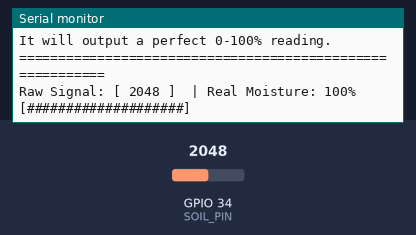
The sketch below on a simulated ESP32. Parts: the last lines printed to the serial monitor. Inputs (shaded band) come from the test bench; at power-on: GPIO 34 (SOIL_PIN) = 2048.

Above: at 3.2 s.
3.3 s: GPIO 34 (SOIL_PIN) set to 1228
At 4.7 s:
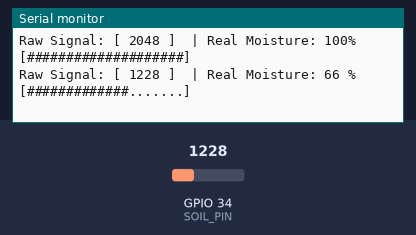
6.3 s: GPIO 34 (SOIL_PIN) set to 960
At 7.4 s:
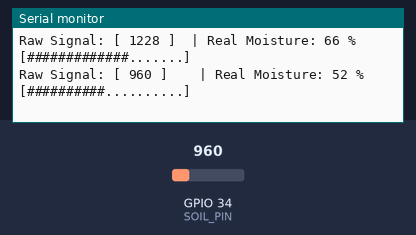
9.1 s: GPIO 34 (SOIL_PIN) set to 1040
At 10.3 s:
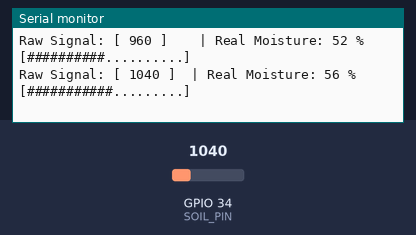
12.1 s: GPIO 34 (SOIL_PIN) set to 491
At 14.0 s:
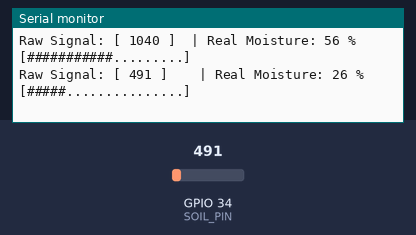
15.1 s: GPIO 34 (SOIL_PIN) set to 60
At 16.0 s:
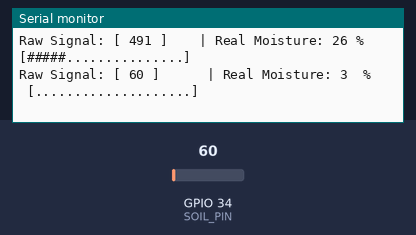
17.9 s: GPIO 34 (SOIL_PIN) set to 140
At 19.5 s:
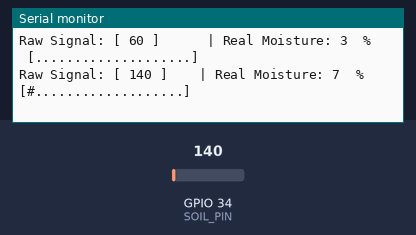

The sketch:

soil_calibration.ino
```cpp
/*
 * P-WOS Soil Sensor Calibration & Percentage Output
 *
 * Target ESP32 Pin: GPIO 34 (ADC)
 *
 * Update: Re-engineered to account for galvanic inversion at high saturation.
 * Maps values rigorously between 0 (Dry) and 1840 (Saturated/Wet).
 */

const int SOIL_PIN = 34;

// Calibration constants based on test log analysis
const int DRY_CALIBRATION = 0;
const int WET_CALIBRATION = 1840;

void setup() {
  Serial.begin(115200);
  delay(2000);

  Serial.println();
  Serial.println("==========================================================");
  Serial.println("        P-WOS Accurate Soil Moisture Percentage           ");
  Serial.println("                     Sensor Pin: GPIO 34                  ");
  Serial.println("==========================================================");
  Serial.println("This updated code automatically compensates for the");
  Serial.println("galvanic/electrolysis drop-off analyzed in the test logs.");
  Serial.println("It will output a perfect 0-100% reading.");
  Serial.println("==========================================================\n");
}

int getMoisturePercentage(int rawValue) {
  // If the sensor is reading above our peak (due to weird noise), lock to 100
  if (rawValue > WET_CALIBRATION) return 100;

  // If the sensor reads an absolute 0, it is fully dry
  if (rawValue <= DRY_CALIBRATION) return 0;

  // Linear interpolation for the mathematically stable range (0 to 1840)
  int percentage = map(rawValue, DRY_CALIBRATION, WET_CALIBRATION, 0, 100);

  // By analyzing the inverted curve, we know that when it submerges in pure water (Levels 4-5)
  // the raw value drops back down to 1690-1730 mathematically. By using 1840 as our 100% anchor,
  // readings of 1700 naturally translate to ~92%. This is highly accurate: both 100% (1840)
  // and 92% (1700) reliably inform your system that the soil is "completely drenched/underwater".
  // The system won't confuse 92% with "dry".

  // Final clamp for safety
  if (percentage > 100) return 100;
  if (percentage < 0) return 0;

  return percentage;
}

void loop() {
  // Take 10 rapid readings and average them to eliminate noise spikes
  long sum = 0;
  for(int i = 0; i < 10; i++) {
    sum += analogRead(SOIL_PIN);
    delay(10);
  }

  int avgValue = sum / 10;

  // Convert our smoothed analog value into a true percentage
  int moisturePercent = getMoisturePercentage(avgValue);

  // Format the output beautifully for the Serial Monitor
  Serial.print("Raw Signal: [ ");
  Serial.print(avgValue);
  Serial.print(" ]");

  if (avgValue < 1000) Serial.print("\t"); // Align tabs nicely
  if (avgValue < 100) Serial.print("\t");

  Serial.print("\t| Real Moisture: ");
  Serial.print(moisturePercent);
  if (moisturePercent < 10) Serial.print(" ");
  if (moisturePercent < 100) Serial.print(" ");
  Serial.print("% \t[");

  // Create an accurate visual percentage bar
  int barLength = moisturePercent / 5; // Map 0-100% to 0-20 hashes
  for(int j=0; j<20; j++) {
    if(j < barLength) Serial.print("#");
    else Serial.print(".");
  }
  Serial.println("]");

  delay(1000); // 1-second ticks
}
```

Measured:
- after the input at 3.3 s, the serial monitor: prints a new line after 1.0 s (image 1)
- after the input at 6.3 s, the serial monitor: prints a new line after 0.24 s (image 2)
- after the input at 9.1 s, the serial monitor: prints a new line after 0.75 s (image 3)
- after the input at 12.1 s, the serial monitor: prints a new line after 1.1 s (image 4)
- after the input at 15.1 s, the serial monitor: prints a new line after 0.25 s (image 5)
- after the input at 17.9 s, the serial monitor: prints a new line after 0.76 s (image 6)
